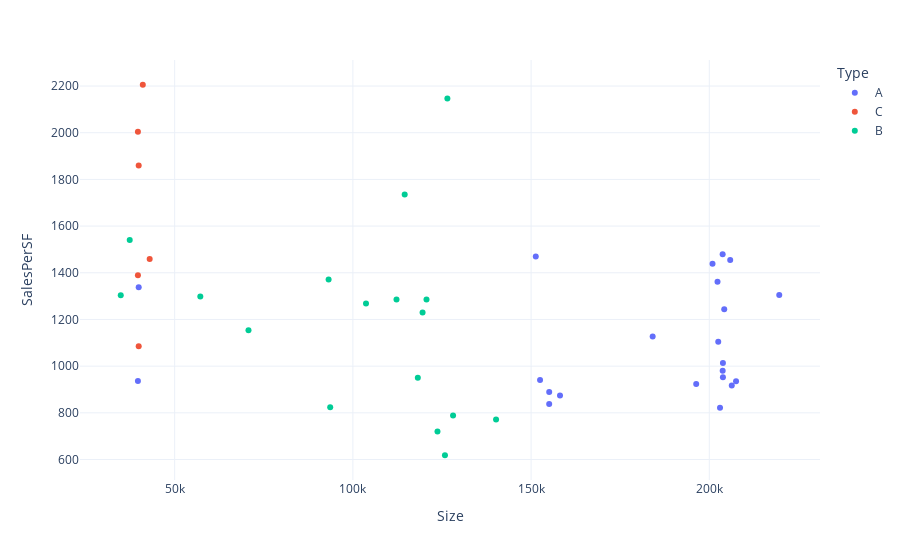

Notebook code cell kept with this figure:
### Code cell
byStore['SalesPerSF'] = byStore.Weekly_Sales/byStore.Size

fig = px.scatter(byStore, x="Size",y='SalesPerSF',color='Type')

fig.show()

### Figure 1 — Plotly figure (JSON) as saved in the notebook; plotly's stock layout.template omitted (floating-point values rounded to 4 significant figures)
{"data": [{"hovertemplate": "Type=A<br>Size=%{x}<br>SalesPerSF=%{y}<extra></extra>", "legendgroup": "A", "marker": {"color": "#636efa", "symbol": "circle"}, "mode": "markers", "name": "A", "showlegend": true, "type": "scatter", "x": [39690, 39910, 155078, 155083, 158114, 152513, 203007, 196321, 206302, 207499, 203819, 203750, 203819, 184109, 151315, 202505, 204184, 202307, 219622, 200898, 205863, 203742], "xaxis": "x", "y": [936.3, 1338.0, 838.0, 889.0, 874.4, 940.4, 821.7, 923.7, 917.4, 934.8, 951.9, 979.7, 1014.0, 1127.0, 1470.0, 1105.0, 1243.0, 1361.0, 1305.0, 1439.0, 1455.0, 1479.0], "yaxis": "y"}, {"hovertemplate": "Type=C<br>Size=%{x}<br>SalesPerSF=%{y}<extra></extra>", "legendgroup": "C", "marker": {"color": "#EF553B", "symbol": "circle"}, "mode": "markers", "name": "C", "showlegend": true, "type": "scatter", "x": [39910, 39690, 42988, 39910, 39690, 41062], "xaxis": "x", "y": [1085.0, 1390.0, 1459.0, 1859.0, 2005.0, 2206.0], "yaxis": "y"}, {"hovertemplate": "Type=B<br>Size=%{x}<br>SalesPerSF=%{y}<extra></extra>", "legendgroup": "B", "marker": {"color": "#00cc96", "symbol": "circle"}, "mode": "markers", "name": "B", "showlegend": true, "type": "scatter", "x": [34875, 37392, 57197, 93638, 125833, 70713, 123737, 128107, 140167, 118221, 93188, 103681, 112238, 119557, 120653, 114533, 126512], "xaxis": "x", "y": [1304.0, 1540.0, 1298.0, 823.8, 618.2, 1154.0, 720.3, 788.9, 771.4, 950.7, 1371.0, 1269.0, 1286.0, 1230.0, 1286.0, 1735.0, 2147.0], "yaxis": "y"}], "layout": {"legend": {"title": {"text": "Type"}, "tracegroupgap": 0}, "margin": {"t": 60}, "xaxis": {"anchor": "y", "domain": [0, 1], "title": {"text": "Size"}}, "yaxis": {"anchor": "x", "domain": [0, 1], "title": {"text": "SalesPerSF"}}}}
